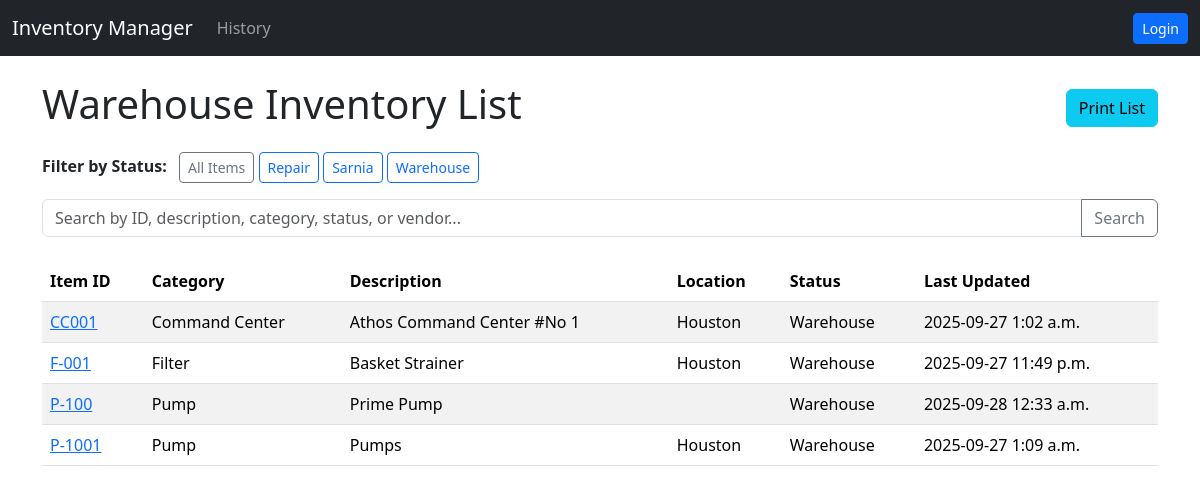
The app's page /inventory/, older data.
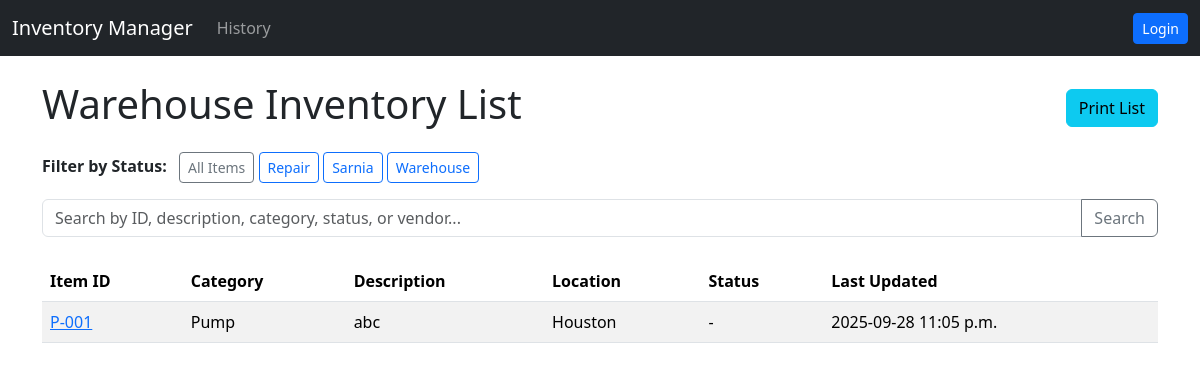
The same page, newer data.
### inventory/models.py (models this page shows, shortened)
class Status(models.Model):
    name = models.CharField(max_length=100, unique=True)
    is_protected = models.BooleanField(default=False, help_text="Protected statuses cannot be deleted by users.")
    class Meta:
        verbose_name_plural = "Statuses"

class BaseItem(models.Model):
    CATEGORY_CHOICES = [
        ("Pump", "Pump"),
        ("Filter", "Filter"),
        ("Mix Tank", "Mix Tank"),
        ("Valve", "Valve"),
        ("Command Center", "Command Center"),
        ("Misc", "Misc"),
    ]
    item_id = models.CharField(max_length=100, unique=True, verbose_name="Item ID")
    category = models.CharField(max_length=50, choices=CATEGORY_CHOICES)
    description = models.TextField(blank=True)
    vendor = models.CharField(max_length=100, blank=True)
    rating = models.CharField(max_length=50, blank=True)
    location = models.CharField(max_length=100, blank=True)
    status = models.ForeignKey(Status, on_delete=models.SET_NULL, null=True, blank=True)
    datasheet = models.FileField(upload_to='item_documents/', blank=True, null=True, verbose_name="Datasheet")
    manual = models.FileField(upload_to='item_documents/', blank=True, null=True, verbose_name="Manual")
    document1 = models.FileField(upload_to='item_documents/', blank=True, null=True, verbose_name="Document 1")
    document2 = models.FileField(upload_to='item_documents/', blank=True, null=True, verbose_name="Document 2")
    document3 = models.FileField(upload_to='item_documents/', blank=True, null=True, verbose_name="Document 3")
    document4 = models.FileField(upload_to='item_documents/', blank=True, null=True, verbose_name="Document 4")
    document5 = models.FileField(upload_to='item_documents/', blank=True, null=True, verbose_name="Document 5")
    last_updated = models.DateTimeField(auto_now=True)
    class Meta:
        ordering = ['item_id']  # Orders items by the Item_ID

### inventory/views.py (the view, shortened to what this page needs)
# urls.py: path('', views.item_list, name='item_list'),
def item_list(request):
    query = request.GET.get('q')
    status_filter = request.GET.get('status')
    items = BaseItem.objects.all()
    statuses = Status.objects.all().order_by('name')
    if status_filter:
        items = items.filter(status__in=status_filter)
    items = items.order_by('category', 'item_id')
    context = {
        'items': items,
        'statuses': statuses,
    }
    if request.GET.get('format') == 'print':
        return render(request, 'inventory/item_list_print.html', context)
    return render(request, 'inventory/item_list.html', context)

### inventory/templates/inventory/item_list.html (shortened to what this page needs)
{% extends 'base.html' %}
{% block content %}
    <div class="d-flex justify-content-between align-items-center mb-3">
        <h1>Warehouse Inventory List</h1>
        <div>
            <button id="print-button" class="btn btn-info">Print List</button>
        </div>
    </div>
    <div class="mb-3">
        <strong class="me-2">Filter by Status:</strong>
        <a href="{% url 'item_list' %}" class="btn btn-sm btn-outline-secondary">All Items</a>
        {% for status in statuses %}
            <a href="?status={{ status.id }}" class="btn btn-sm btn-outline-primary">{{ status.name }}</a>
        {% endfor %}
    </div>
    <form method="get" class="mb-4">
        <div class="input-group">
            <input type="text" class="form-control" name="q" placeholder="Search by ID, description, category, status, or vendor..." value="{{ request.GET.q }}">
            <button class="btn btn-outline-secondary" type="submit">Search</button>
        </div>
    </form>
    {% if items %}
        <table class="table table-striped table-hover">
            <thead>
                <tr>
                    <th>Item ID</th>
                    <th>Category</th>
                    <th>Description</th>
                    <th>Location</th>
                    <th>Status</th>
                    <th>Last Updated</th>
                </tr>
            </thead>
            <tbody>
                {% for item in items %}
                    <tr>
                        <td>
                            <a href="{% url 'item_detail' item.pk %}">{{ item.item_id }}</a>
                        </td>
                        <td>{{ item.get_category_display }}</td>
                        <td>{{ item.description }}</td>
                        <td>{{ item.location }}</td>
                        <td>{{ item.status.name|default:"-" }}</td>
                        <td>{{ item.last_updated|date:"Y-m-d P" }}</td>
                    </tr>
                {% endfor %}
            </tbody>
        </table>
    {% else %}
        <div class="alert alert-info">
            <p class="mb-0">No items found for this query.</p>
        </div>
    {% endif %}
{% endblock %}

Row changes from the older to the newer data that the page shows:
removed BaseItem: item_id "CC001", category "Command Center", description "Athos Command Center #No 1", location "Houston", status.name "Warehouse", last_updated "2025-09-27 1:02 a.m."
removed BaseItem: item_id "F-001", category "Filter", description "Basket Strainer", location "Houston", status.name "Warehouse", last_updated "2025-09-27 11:49 p.m."
removed BaseItem: item_id "P-100", category "Pump", description "Prime Pump", status.name "Warehouse", last_updated "2025-09-28 12:33 a.m."
removed BaseItem: item_id "P-1001", category "Pump", description "Pumps", location "Houston", status.name "Warehouse", last_updated "2025-09-27 1:09 a.m."
added BaseItem: item_id "P-001", category "Pump", description "abc", location "Houston", status.name "-", last_updated "2025-09-28 11:05 p.m."
